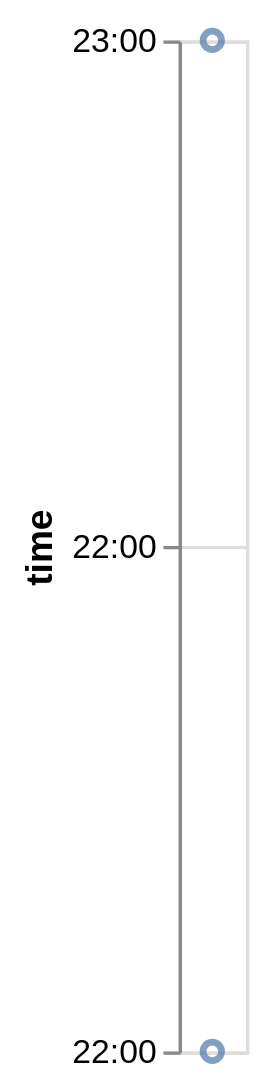

Specify this chart in Vega-Lite:
### Vega-Lite specification from a JSON file in a GitHub repository (floating-point values rounded to 4 significant figures)
{"$schema": "https://vega.github.io/schema/vega-lite/v2.json", "description": "Google's stock price over time.", "data": {"values": [{"date": "10 Oct 2011 22:48:00"}, {"date": "11 Oct 2022 23:00:00"}], "format": {"parse": {"date": "utc:'%d %b %Y %H:%M:%S'"}}}, "mark": "point", "encoding": {"y": {"timeUnit": "hours", "field": "date", "type": "temporal", "axis": {"title": "time"}}}}
